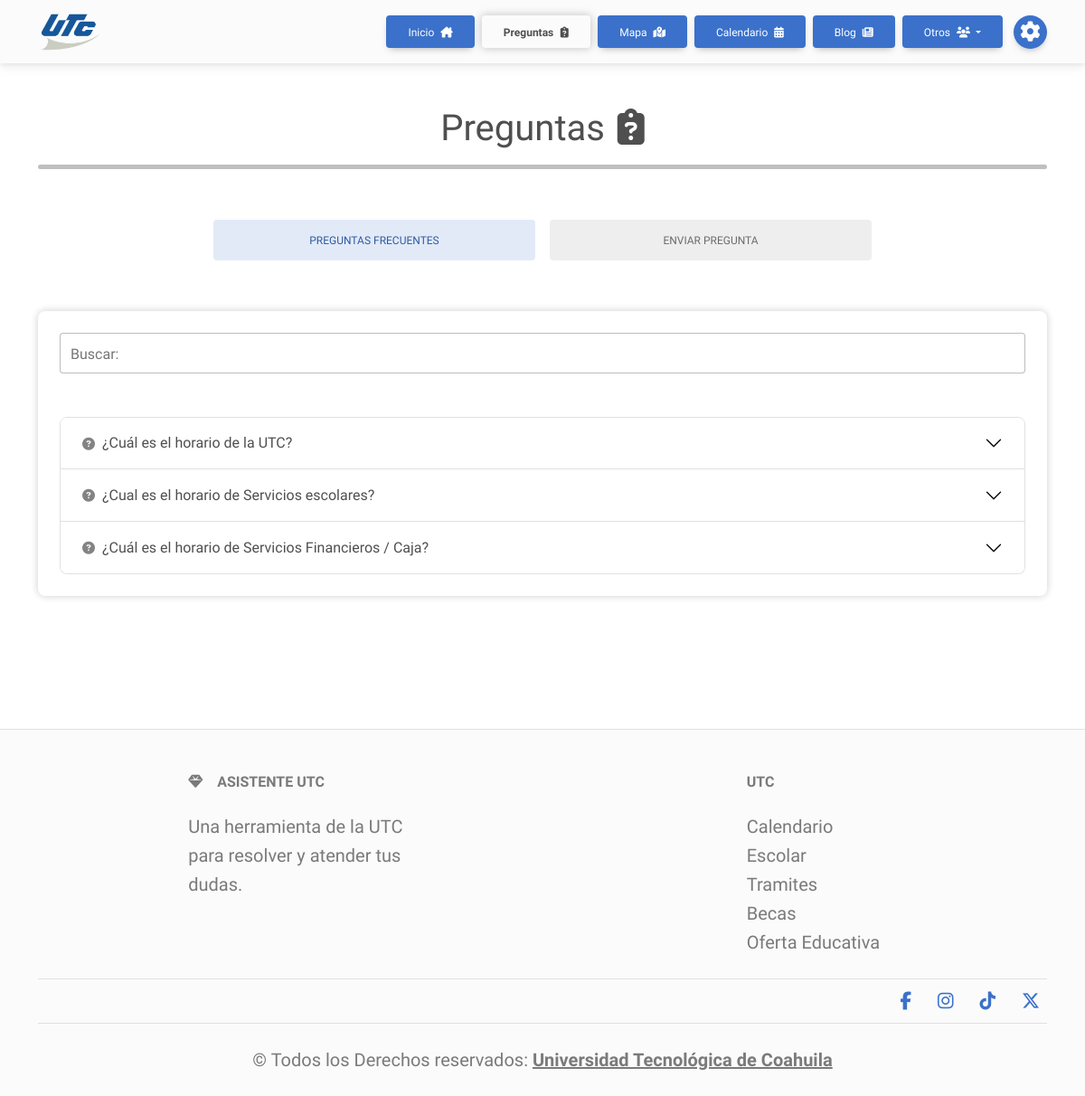
The app's page /preguntas_frecuentes/, older data.
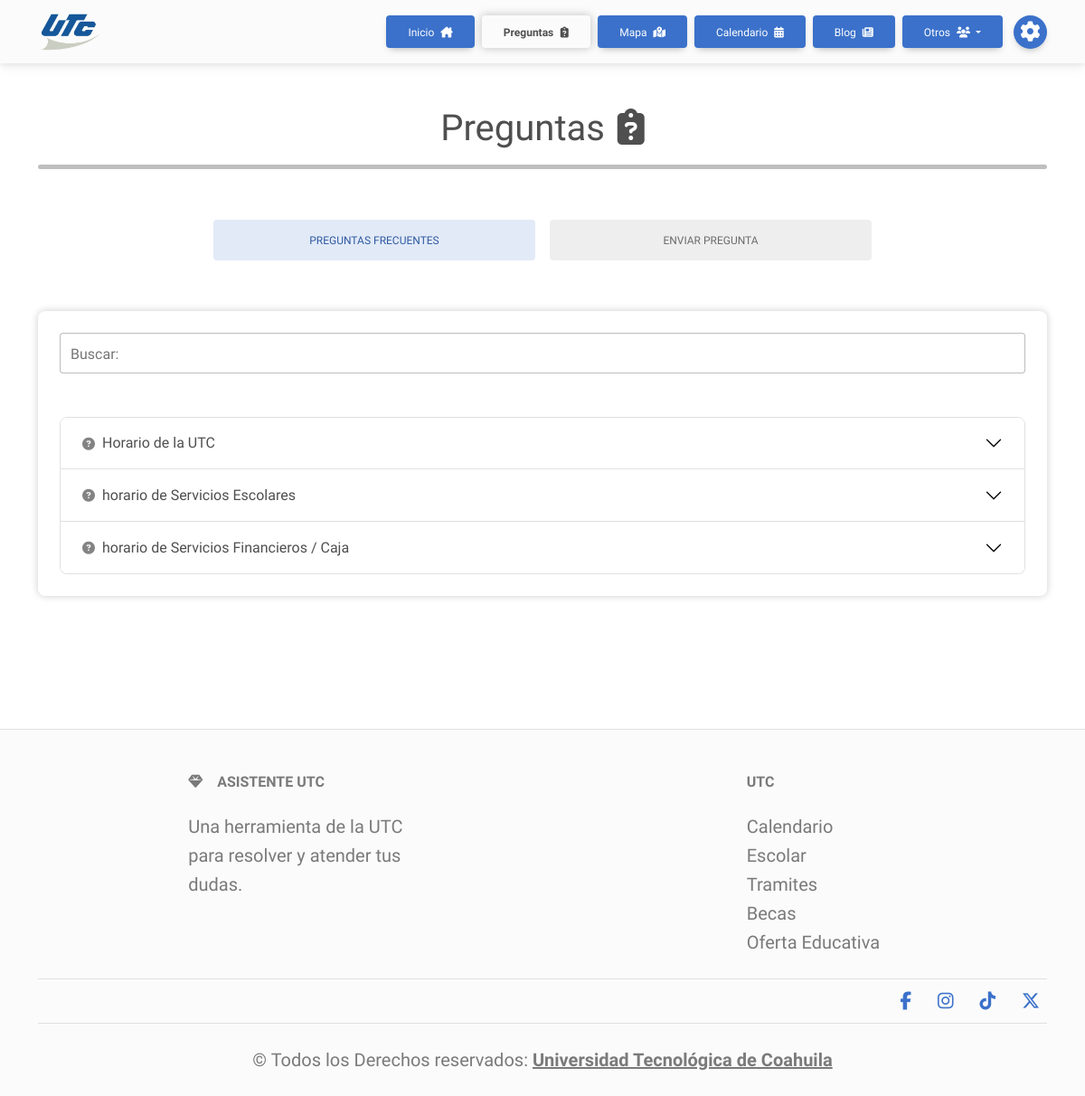
The same page, newer data.
### cross_asistent/models.py (models this page shows, shortened)
class Database(models.Model):
    categoria = models.ForeignKey(Categorias, on_delete=models.CASCADE, null=True)
    titulo = models.CharField(max_length=200)
    informacion = models.TextField(blank=True, null=True)
    redirigir = models.TextField(blank=True, null=True)
    frecuencia = models.IntegerField(default=0)
    documento = models.FileField(upload_to=set_pdfDB_path, max_length=120, blank=True, null=True)
    imagen = models.ImageField(upload_to=set_imgDB_path, max_length=120, blank=True, null=True)
    uuid = models.CharField(max_length=25)
    evento_fecha_inicio = models.DateTimeField(blank=True, null=True)
    evento_fecha_fin = models.DateTimeField(blank=True, null=True)
    evento_allDay = models.BooleanField(default=False)
    evento_lugar = models.CharField(max_length=200, blank=True, null=True, default='Campus UTC')
    evento_className = models.CharField(max_length=100, blank=True, null=True, default='event_detail')
    fecha_modificacion = models.DateTimeField(auto_now=True)

### cross_asistent/views.py (the view)
# urls.py: path('preguntas_frecuentes/', views.fqt_questions, name='faq'),
def fqt_questions(request):
    if not request.user.is_staff:
        logout(request)
    configuraciones = obtener_configuraciones()
    categoria_Preguntas = models.Categorias.objects.get(categoria="Preguntas")
    questall = models.Database.objects.filter(frecuencia__gt=0, categoria=categoria_Preguntas).order_by('-frecuencia')
    return render(request, 'frecuentes.html', {
        'quest_all': questall,
        'active_page': 'faq',
        **configuraciones
    })

### cross_asistent/views.py (called while the page is built, shortened)
def obtener_configuraciones():
    return {}

### cross_asistent/templates/frecuentes.html (shortened to what this page needs)
{% extends 'base/widget.html' %}
{% load static %}
{% block content %}
<main class="container container-fluid mb-100 my-5">
    <div class="mb-5">
        <h1 class="text-center">Preguntas <i class="fa-solid fa-clipboard-question ms-1"></i></h1>
        <hr class="hr_divisor mx-4 mx-md-0" />
    </div>
    <div class="nav nav-pills nav-justified mb-4 col-12 col-md-8 mx-auto" id="questions-tabs" role="tablist">
        <button data-mdb-pill-init class="nav-link active" id="pills-search-quest-tab" data-mdb-target="#pills-search-quest" type="button" role="tab"
            aria-controls="pills-search-quest" aria-selected="true">
            Preguntas Frecuentes
        </button>
        <button data-mdb-pill-init class="nav-link" id="pills-create-quest-tab" data-mdb-target="#pills-create-quest" type="button" role="tab"
            aria-controls="pills-create-quest" aria-selected="false">
            Enviar Pregunta
        </button>
    </div>
    <div class="tab-content mt-5" id="ex2-content">
        <section class="tab-pane fade show active" id="pills-search-quest" role="tabpanel" aria-labelledby="pills-search-quest">
            <div class="card">
                <div class="card-body">
                    {% if quest_all %}
                    <div class="form-outline mb-5" data-mdb-input-init>
                        <input type="text" id="searchInput" class="form-control form-control-lg" />
                        <label class="form-label" for="searchInput">Buscar:</label>
                    </div>
                    <div class="accordion" id="accordionExampleY">
                        {% for quest in quest_all %}
                        <div class="accordion-item results_item" data-submit-click="btn_frequence_{{quest.id}}">
                            <h2 class="accordion-header" id="heading{{ quest.id }}">
                                <button data-mdb-collapse-init class="accordion-button" type="button" data-mdb-toggle="collapse"
                                    data-mdb-target="#quest-{{ quest.id }}" aria-expanded="true" aria-controls="quest-{{ quest.id }}">
                                    <i class="fas fa-question-circle fa-sm me-2 opacity-70"></i>{{ quest.titulo }}
                                </button>
                            </h2>
                        </div>
                        {% endfor %}
                    </div>
                    {% else %}
                    <div class="text-center">
                        <p class="lead m-0">No hay preguntas frecuentes disponibles en este momento. ¡Vuelve pronto para más actualizaciones!</p>
                    </div>
                    {% endif %}
                </div>
            </div>
        </section>
    </div>
</main>
{% include 'base/widget_footer.html' %}
{% endblock %}

### cross_asistent/templates/base/widget.html (shortened to what this page needs)
{% load static %}
<!DOCTYPE html>
<html lang="es" data-mdb-theme="light">
<head>
    <link rel="stylesheet" href="{% static 'css/mdb_fontawesome.min.css' %}" />
    <link rel="stylesheet" href="{% static 'css/styles.css' %}" />
</head>
<body>
    <nav class="navbar navbar-expand-lg navbar-light bg-body-tertiary">
        <div class="container container-fluid">
            <a class="navbar-brand" href="{% block link_home %}/{% endblock %}">
                <img src="{% static 'img/UTC_logo-plano.webp' %}" alt="UTC logo" />
            </a>
            <div class="m-0 d-flex align-items-center">
                <div class="order-lg-last">
                    <button type="button" class="btn btn-floating btn_detail me-2 me-md-0 ms-md-2" title="Configuraciones" data-mdb-ripple-init
                        data-mdb-modal-init data-mdb-target="#configModal">
                        <i class="fa-solid fa-gear fs-14"></i>
                    </button>
                </div>
                <div class="collapse navbar-collapse position-absolute top-100 navbar-light bg-body-tertiary flex-grow-0" id="navbarText">
                    <ul class="navbar-nav mb-lg-0 px-2 px-lg-0">
                        {% block link_default %}
                        <li class="nav-item">
                            <a class="btn {% if active_page == 'inicio' %}btn_secondary{% else %}btn_detail{% endif %} m-1 my-lg-0 d-block" href="/">Inicio <i
                                    class="fa-solid fa-house-chimney ms-1"></i></a>
                        </li>
                        <li class="nav-item">
                            <a class="btn {% if active_page == 'faq' %}btn_secondary{% else %}btn_detail{% endif %} m-1 my-lg-0 d-block"
                                href="{% url 'faq' %}">Preguntas <i class="fa-solid fa-clipboard-question ms-1"></i></a>
                        </li>
                        <li class="nav-item">
                            <a class="btn {% if active_page == 'map' %}btn_secondary{% else %}btn_detail{% endif %} m-1 my-lg-0 d-block"
                                href="{% url 'map' %}">Mapa
                                <i class="fa-solid fa-map-location-dot ms-1"></i></a>
                        </li>
                        <li class="nav-item">
                            <a class="btn {% if active_page == 'calendario' %}btn_secondary{% else %}btn_detail{% endif %} m-1 my-lg-0 d-block"
                                href="{% url 'calendario' %}">Calendario <i class="fa-solid fa-calendar-days ms-1"></i></i></a>
                        </li>
                        <li class="nav-item">
                            <a class="btn {% if active_page == 'blog' %}btn_secondary{% else %}btn_detail{% endif %} m-1 my-lg-0 d-block"
                                href="{% url 'blog' %}">Blog <i class="fa-solid fa-newspaper ms-1"></i></i></a>
                        </li>
                        <li class="nav-item">
                            <div class="dropdown">
                                <a class="btn btn_detail m-1 my-lg-0 d-block dropdown-toggle" href="" role="button" id="dropdownMenuLink" data-mdb-dropdown-init
                                    data-mdb-ripple-init aria-expanded="false">
                                    Otros <i class="fa-solid fa-users ms-1"></i>
                                </a>
                            </div>
                        </li>
                        {% endblock %}
                    </ul>
                </div>
            </div>
        </div>
    </nav>
    {% block content %}{% endblock %}
</body>
</html>

### cross_asistent/templates/base/widget_footer.html (shortened to what this page needs)
<footer class="text-center text-lg-start bg-body-tertiary text-muted border-top lead">
    <div class="container container-fluid">
        <section>
            <div class="text-center text-md-start mt-5">
                <div class="row mt-3">
                    <div class="col-md-3 col-lg-4 col-xl-3 mx-auto mb-4">
                        <h6 class="text-uppercase fw-bold mb-4"><i class="fas fa-gem me-3"></i>Asistente UTC</h6>
                        <p>Una herramienta de la UTC para resolver y atender tus dudas.</p>
                    </div>
                    <div class="col-md-2 col-lg-2 col-xl-2 mx-auto mb-4">
                        <h6 class="text-uppercase fw-bold mb-4">
                            UTC
                        </h6>
                        <div class="d-flex flex-column ">
                            <a href="{% url 'calendario' %}" class="text-reset">Calendario Escolar</a>
                            <a href="https://utc.edu.mx/index.php/t-escolares/" target="_blank" rel="noopener noreferrer" class="text-reset">Tramites</a>
                            <a href="https://utc.edu.mx/index.php/becas/" target="_blank" rel="noopener noreferrer" class="text-reset">Becas</a>
                            <a href="https://utc.edu.mx/index.php/322-2/" target="_blank" rel="noopener noreferrer" class="text-reset">Oferta Educativa</a>
                        </div>
                    </div>
                </div>
            </div>
        </section>
        <section class="d-flex justify-content-center justify-content-lg-end p-2 border-top border-bottom">
            <div class="text-center">
                <a href="https://www.facebook.com/UniversidadTecnologicadeCoahuila/" title="Facebook" target="_blank" rel="noopener noreferrer"
                    class="me-4 text-reset">
                    <i class="fab fa-facebook-f text_detail"></i>
                </a>
                <a href="https://www.instagram.com/utcoahuila/" title="Instagram" target="_blank" rel="noopener noreferrer" class="me-4 text-reset">
                    <i class="fab fa-instagram text_detail"></i>
                </a>
                <a href="https://www.tiktok.com/@utdecoahuila" title="Tiktok" target="_blank" rel="noopener noreferrer" class="me-4 text-reset">
                    <i class="fa-brands fa-tiktok text_detail"></i>
                </a>
                <a href="https://x.com/utcoahuila" title="Twitter X" target="_blank" rel="noopener noreferrer" class="text-reset">
                    <i class="fa-brands fa-x-twitter text_detail"></i>
                </a>
            </div>
        </section>
        <div class="text-center p-4">
            ©  Todos los Derechos reservados:
            <a class="text-reset fw-bold text-decoration-underline" href="{{website_settings}}" target="_blank" rel="noopener noreferrer">Universidad
                Tecnológica de Coahuila</a>
        </div>
    </div>
</footer>

### cross_asistent/static/css/styles.css (style rules this page uses)
*, *:before, *:after { padding: 0; margin: 0; box-sizing: border-box; font-family: inherit; scrollbar-width: thin; }
:root { --var-white: #fff; --var-bg-white: #fff; --var-secondary: #c2c2c2; --img-filter: hue-rotate(60deg) saturate(120%); --gradient_blue: linear-gradient(135deg, #3b71ca, #0f2755); --gradient_green: linear-gradient(135deg, #02913c, #04422f); --gradient_purple: linear-gradient(135deg, #723bca, #2a085a); --gradient_orange: linear-gradient(135deg, #d29c15, #dc4817); --gradient_blue-purple: linear-gradient(135deg, #1dedc3, #5b0ed8); --whiteA: rgba(255, 255, 255, 0); --whiteA1: rgba(255, 255, 255, 0.1); --whiteA2: rgba(255, 255, 255, 0.2); --whiteA3: rgba(255, 255, 255, 0.3); --whiteA4: rgba(255, 255, 255, 0.4); --whiteA5: rgba(255, 255, 255, 0.5); --whiteA6: rgba(255, 255, 255, 0.6); --whiteA7: rgba(255, 255, 255, 0.7); --whiteA8: rgba(255, 255, 255, 0.8); --whiteA9: rgba(255, 255, 255, 0.9); --darkA: rgba(0, 0, 0, 0); --darkA1: rgba(0, 0, 0, 0.1); --darkA2: rgba(0, 0, 0, 0.2); --darkA3: rgba(0, 0, 0, 0.3); --darkA4: rgba(0, 0, 0, 0.4); --darkA5: rgba(0, 0, 0, 0.5); --darkA6: rgba(0, 0, 0, 0.6); --darkA7: rgba(0, 0, 0, 0.7); --darkA8: rgba(0, 0, 0, 0.8); --darkA9: rgba(0, 0, 0, 0.9); --ft1: Century Gothic, Helvetica, sans-serif; --ft2: "Comfortaa", Helvetica, sans-serif; --transitionEase: 0.3s all ease; --transitionCubic: 0.3s all cubic-bezier(0.68, -0.55, 0.27, 1.55); --transitionCubicVal: cubic-bezier(0.68, -0.55, 0.27, 1.55); --border-input_items: 2px solid var(--var-white); --border-radius: 8px; --nav_height: 70px; --full_page: calc(100vh - var(--nav_height)); }
[data-color_prefer="blue"] { --var-detail: #3b71ca; --var-detail_flat: var(--var-detail); --fc-button-bg-color: var(--var-detail); --fc-button-border-color: var(--var-detail); --fc-button-hover-bg-color: #274b85; --fc-button-active-bg-color: #274b85; --fc-button-active-border-color: #274b85; accent-color: var(--var-detail_flat); }
html, body { min-height: 100vh; width: 100%; font-family: var(--ft2); scroll-behavior: smooth; position: relative; overflow-x: hidden !important; padding: 0 !important; margin: 0 !important; }
input, label, textarea, input[type="color"] { outline: none; cursor: pointer; resize: none; }
a { text-decoration: none; color: inherit; }
i.fa-solid { min-width: 10px; }
nav { height: var(--nav_height); padding-block: 5px !important; }
nav .navbar-brand img { height: 45px; filter: var(--img-filter); }
nav .navbar-collapse { width: 100%; top: 0; left: 0; padding-block: 20px; box-shadow: 0 8px 5px var(--darkA2); position: fixed; z-index: 5; }
@media (min-width: 992px) { nav .navbar-collapse { background-color: transparent; position: unset !important; width: auto; top: unset !important; padding-block: unset; box-shadow: none; z-index: auto; } }
main { width: 100%; min-height: 80vh; position: relative; }
.hr_divisor { border: none; height: 5px; border-radius: 5px; background-color: black; background: black; }
.text_detail { color: var(--var-detail_flat); }
.btn { text-transform: capitalize !important; transition: transform 0.1s ease; }
.bg_detail, .btn_detail { background-color: var(--var-detail) !important; background: var(--var-detail) !important; color: var(--var-white) !important; filter: none; transition: 0.3s ease; }
.btn_secondary { font-weight: bold !important; box-shadow: 0 0 10px 1px var(--darkA2) !important; filter: unset; }
.card { box-shadow: 0 0 8px var(--darkA2) !important; overflow: hidden; border: none !important; }
label { text-transform: capitalize; }
.position-absolute { z-index: 1; }
.mb-100 { margin-bottom: 100px; }
.fs-14 { font-size: 1.4rem !important; }

Row changes from the older to the newer data that the page shows:
changed Database: titulo "¿Cuál es el horario de la UTC?" → "Horario de la UTC"
changed Database: titulo "¿Cual es el horario de Servicios escolares?" → "horario de Servicios Escolares"
changed Database: titulo "¿Cuál es el horario de Servicios Financieros / Caja?" → "horario de Servicios Financieros / Caja"
